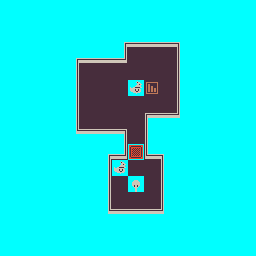

Rendered tile map (Tiled .tmx) drawn with the repository's tilesets; below, a short description and the map source with its tile grids summarised:
An orthogonal 16x16 tile map with 16x16 px tiles, 2 tile layers (BG, Entities), 3 tilesets.

<map version="1.4" tiledversion="1.4.3" orientation="orthogonal" renderorder="right-down" width="16" height="16" tilewidth="16" tileheight="16" infinite="0" nextlayerid="6" nextobjectid="5">
 <editorsettings>
  <export target="." format="json" />
 </editorsettings>
 <tileset firstgid="1" name="tile_sprites" tilewidth="16" tileheight="16" tilecount="18" columns="3">
  <image source="tile_sprites.png" width="48" height="96" />
 </tileset>
 <tileset firstgid="19" name="entity_sprites" tilewidth="16" tileheight="16" tilecount="10" columns="5">
  <image source="entity_sprites.png" width="80" height="32" />
 </tileset>
 <tileset firstgid="29" name="player_sprites" tilewidth="16" tileheight="16" tilecount="9" columns="3">
  <image source="player_sprites.png" width="48" height="48" />
 </tileset>
 <layer id="2" name="BG" width="16" height="16">
  <data>[256 cells, 256 non-empty, 15 distinct tile ids]</data>
 </layer>
 <layer id="5" name="Entities" width="16" height="16">
  <data>[256 cells, 4 non-empty, 3 distinct tile ids]</data>
 </layer>
</map>
